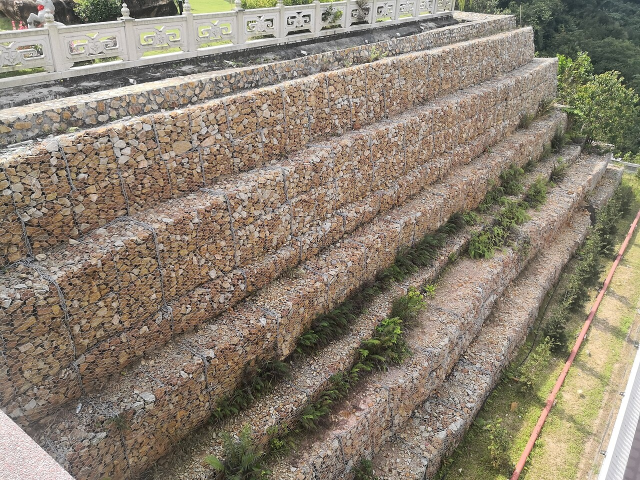
#> input picture data/eval/cc-170-pad-retry/inputs/gabion-wall.jpg, 1280 x 960 px, given in place of bench01.jpg, which was not available (shown at 1/2 size)
$ python lab-lift-pictures.py
#> lines starting #> are read from the running program, lines starting #| are printed output that depends on the picture
"""Cut-out, lift and bake: make the cut-out pictures from recorded inputs (no model run): photo on the left, the recorded mask's cut-out on the right.
Run: python3 scripts/lab-lift-pictures.py   (needs Pillow)"""
from PIL import Image
import shutil
BASE = "data/eval/cc-38-photo-to-3d"
for name in ["bench01", "rail01"]:
    photo = Image.open(f"{BASE}/inputs/{name}.jpg").convert("RGB")
#> photo is the input picture: PIL image 1280x960 RGB; mean R, G, B 140.6, 129.6, 113.8
    mask = Image.open(f"{BASE}/r3/{name}/mask.png").convert("L").resize(photo.size)
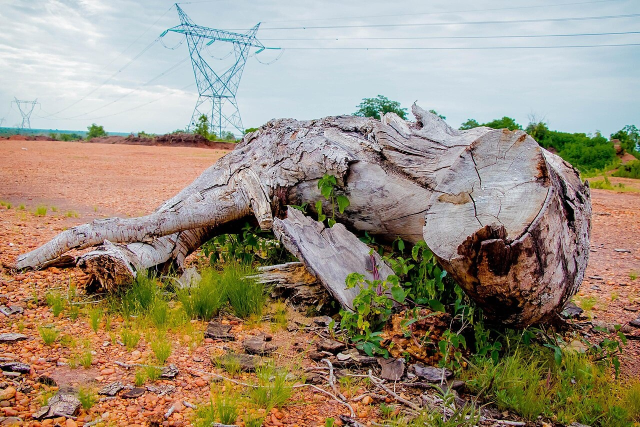
#> input picture data/eval/cc-170-pad-retry/inputs/log-driftwood.jpg, 1280 x 853 px, given in place of mask.png, which was not available (shown at 1/2 size)
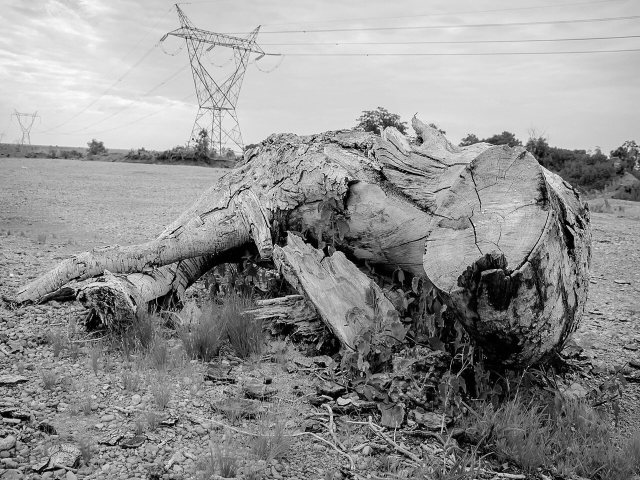
#> mask: PIL image 1280x960 L (shown at 1/2 size); min 0, max 255, mean 146.2
    grey = Image.new("RGB", photo.size, (225, 230, 226))
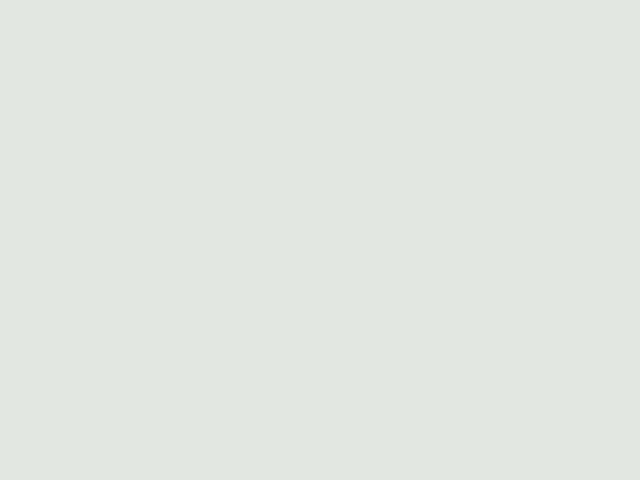
#> grey: PIL image 1280x960 RGB (shown at 1/2 size); mean R, G, B 225, 230, 226
    cut = Image.composite(photo, grey, mask.point(lambda v: 255 if v > 127 else 0))
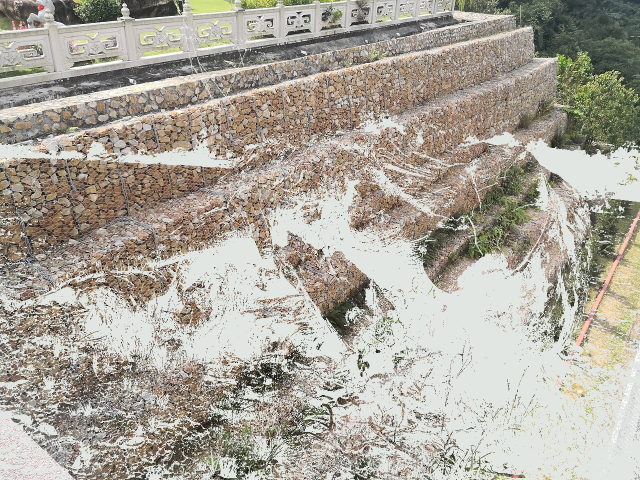
#> cut: PIL image 1280x960 RGB (shown at 1/2 size); mean R, G, B 170.7, 166, 155.2
    w = 480
    h = round(photo.size[1] * w / photo.size[0])
#> h = 360
    out = Image.new("RGB", (w * 2 + 8, h), (255, 255, 255))
#> out: PIL image 968x360 RGB; every value is 255
    out.paste(photo.resize((w, h)), (0, 0))
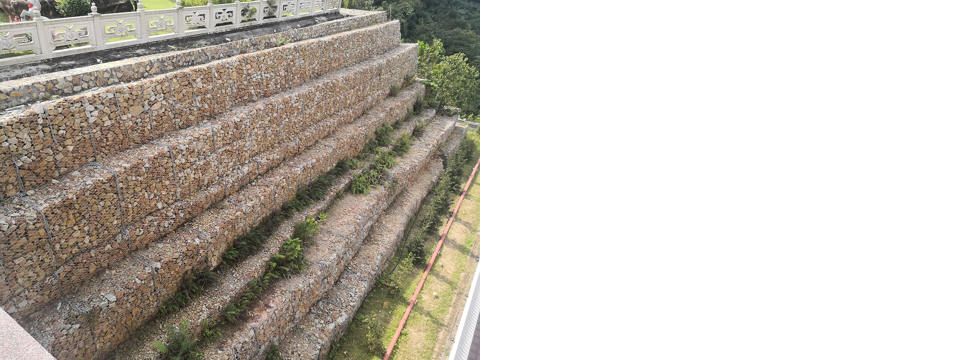
#> out: PIL image 968x360 RGB; mean R, G, B 198.3, 192.8, 185
    out.paste(cut.resize((w, h)), (w + 8, 0))
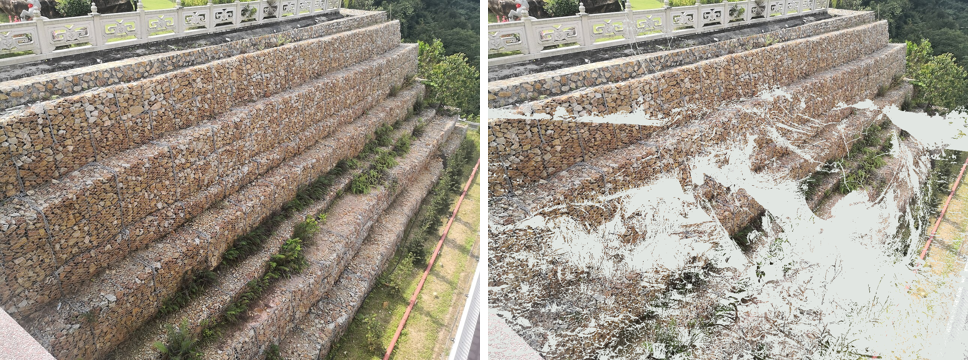
#> out: PIL image 968x360 RGB; mean R, G, B 156.5, 148.7, 135.5
#> (the run stopped early here; a loop or call above may not have finished)
